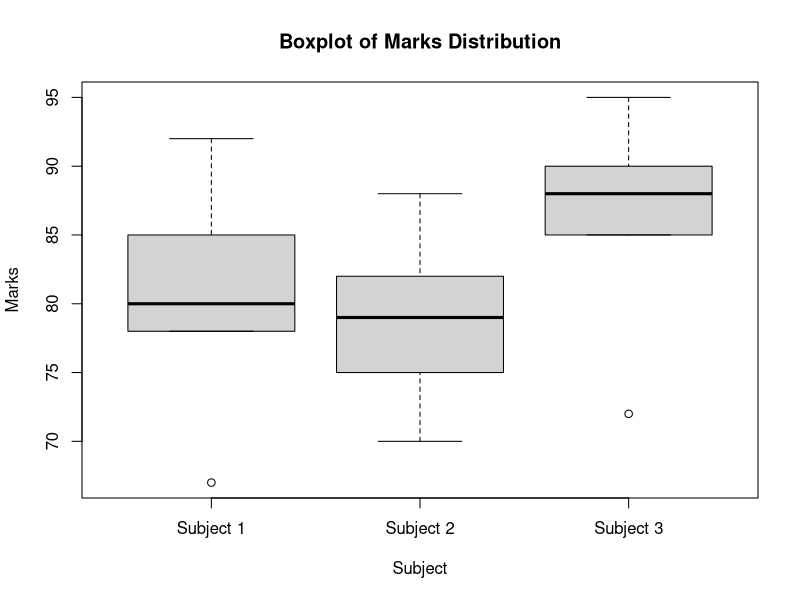

R code for this plot:
student_marks = data.frame(  # Create data frame
    RollNo = c(1, 2, 3, 4, 5), 
    Sub1 = c(85, 78, 92, 67, 80), 
    Sub2 = c(75, 82, 88, 70, 79), 
    Sub3 = c(90, 85, 95, 72, 88)
)

# Box plot for each subject
boxplot(
    student_marks[,2:4],
    main="Boxplot of Marks Distribution",
    xlab="Subject",
    ylab="Marks",
    names=c("Subject 1", "Subject 2", "Subject 3")
)
